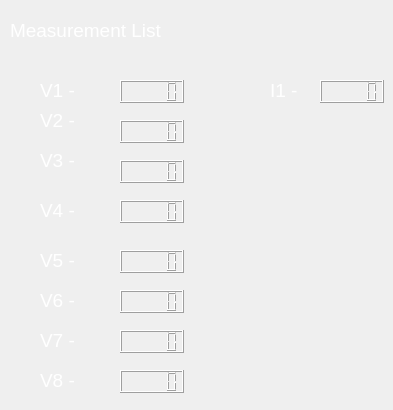
      <widget class="QWidget" name="L_MeasList">
       <widget class="QLabel" name="MeasListLabel">
        <property name="geometry">
         <rect>
          <x>10</x>
          <y>10</y>
          <width>191</width>
          <height>41</height>
         </rect>
        </property>
        <property name="font">
         <font>
          <pointsize>14</pointsize>
         </font>
        </property>
        <property name="styleSheet">
         <string notr="true">color: rgb(255, 255, 255);</string>
        </property>
        <property name="text">
         <string>Measurement List</string>
        </property>
       </widget>
       <widget class="QLCDNumber" name="LcdV1">
        <property name="geometry">
         <rect>
          <x>120</x>
          <y>80</y>
          <width>64</width>
          <height>23</height>
         </rect>
        </property>
       </widget>
       <widget class="QLCDNumber" name="LcdV2">
        <property name="geometry">
         <rect>
          <x>120</x>
          <y>120</y>
          <width>64</width>
          <height>23</height>
         </rect>
        </property>
       </widget>
       <widget class="QLCDNumber" name="LcdV3">
        <property name="geometry">
         <rect>
          <x>120</x>
          <y>160</y>
          <width>64</width>
          <height>23</height>
         </rect>
        </property>
       </widget>
       <widget class="QLCDNumber" name="LcdV4">
        <property name="geometry">
         <rect>
          <x>120</x>
          <y>200</y>
          <width>64</width>
          <height>23</height>
         </rect>
        </property>
       </widget>
       <widget class="QLCDNumber" name="LcdV5">
        <property name="geometry">
         <rect>
          <x>120</x>
          <y>250</y>
          <width>64</width>
          <height>23</height>
         </rect>
        </property>
       </widget>
       <widget class="QLCDNumber" name="LcdV6">
        <property name="geometry">
         <rect>
          <x>120</x>
          <y>290</y>
          <width>64</width>
          <height>23</height>
         </rect>
        </property>
       </widget>
       <widget class="QLCDNumber" name="LcdV7">
        <property name="geometry">
         <rect>
          <x>120</x>
          <y>330</y>
          <width>64</width>
          <height>23</height>
         </rect>
        </property>
       </widget>
       <widget class="QLCDNumber" name="LcdV8">
        <property name="geometry">
         <rect>
          <x>120</x>
          <y>370</y>
          <width>64</width>
          <height>23</height>
         </rect>
        </property>
       </widget>
       <widget class="QLabel" name="L_V1">
        <property name="geometry">
         <rect>
          <x>40</x>
          <y>70</y>
          <width>51</width>
          <height>41</height>
         </rect>
        </property>
        <property name="font">
         <font>
          <pointsize>14</pointsize>
         </font>
        </property>
        <property name="styleSheet">
         <string notr="true">color: rgb(255, 255, 255);</string>
        </property>
        <property name="text">
         <string>V1 - </string>
        </property>
       </widget>
       <widget class="QLabel" name="L_V_2">
        <property name="geometry">
         <rect>
          <x>40</x>
          <y>100</y>
          <width>51</width>
          <height>41</height>
         </rect>
        </property>
        <property name="font">
         <font>
          <pointsize>14</pointsize>
         </font>
        </property>
        <property name="styleSheet">
         <string notr="true">color: rgb(255, 255, 255);</string>
        </property>
        <property name="text">
         <string>V2 - </string>
        </property>
       </widget>
       <widget class="QLabel" name="L_V_3">
        <property name="geometry">
         <rect>
          <x>40</x>
          <y>140</y>
          <width>51</width>
          <height>41</height>
         </rect>
        </property>
        <property name="font">
         <font>
          <pointsize>14</pointsize>
         </font>
        </property>
        <property name="styleSheet">
         <string notr="true">color: rgb(255, 255, 255);</string>
        </property>
        <property name="text">
         <string>V3 - </string>
        </property>
       </widget>
       <widget class="QLabel" name="L_V_4">
        <property name="geometry">
         <rect>
          <x>40</x>
          <y>190</y>
          <width>51</width>
          <height>41</height>
         </rect>
        </property>
        <property name="font">
         <font>
          <pointsize>14</pointsize>
         </font>
        </property>
        <property name="styleSheet">
         <string notr="true">color: rgb(255, 255, 255);</string>
        </property>
        <property name="text">
         <string>V4 - </string>
        </property>
       </widget>
       <widget class="QLabel" name="L_V_5">
        <property name="geometry">
         <rect>
          <x>40</x>
          <y>240</y>
          <width>51</width>
          <height>41</height>
         </rect>
        </property>
        <property name="font">
         <font>
          <pointsize>14</pointsize>
         </font>
        </property>
        <property name="styleSheet">
         <string notr="true">color: rgb(255, 255, 255);</string>
        </property>
        <property name="text">
         <string>V5 - </string>
        </property>
       </widget>
       <widget class="QLabel" name="L_V_6">
        <property name="geometry">
         <rect>
          <x>40</x>
          <y>280</y>
          <width>51</width>
          <height>41</height>
         </rect>
        </property>
        <property name="font">
         <font>
          <pointsize>14</pointsize>
         </font>
        </property>
        <property name="styleSheet">
         <string notr="true">color: rgb(255, 255, 255);</string>
        </property>
        <property name="text">
         <string>V6 - </string>
        </property>
       </widget>
       <widget class="QLabel" name="L_V_7">
        <property name="geometry">
         <rect>
          <x>40</x>
          <y>320</y>
          <width>51</width>
          <height>41</height>
         </rect>
        </property>
        <property name="font">
         <font>
          <pointsize>14</pointsize>
         </font>
        </property>
        <property name="styleSheet">
         <string notr="true">color: rgb(255, 255, 255);</string>
        </property>
        <property name="text">
         <string>V7 - </string>
        </property>
       </widget>
       <widget class="QLabel" name="L_V_8">
        <property name="geometry">
         <rect>
          <x>40</x>
          <y>360</y>
          <width>51</width>
          <height>41</height>
         </rect>
        </property>
        <property name="font">
         <font>
          <pointsize>14</pointsize>
         </font>
        </property>
        <property name="styleSheet">
         <string notr="true">color: rgb(255, 255, 255);</string>
        </property>
        <property name="text">
         <string>V8 - </string>
        </property>
       </widget>
       <widget class="QLabel" name="L_I1">
        <property name="geometry">
         <rect>
          <x>270</x>
          <y>70</y>
          <width>51</width>
          <height>41</height>
         </rect>
        </property>
        <property name="font">
         <font>
          <pointsize>14</pointsize>
         </font>
        </property>
        <property name="styleSheet">
         <string notr="true">color: rgb(255, 255, 255);</string>
        </property>
        <property name="text">
         <string>I1 - </string>
        </property>
       </widget>
       <widget class="QLCDNumber" name="LcdI1">
        <property name="geometry">
         <rect>
          <x>320</x>
          <y>80</y>
          <width>64</width>
          <height>23</height>
         </rect>
        </property>
       </widget>
      </widget>
